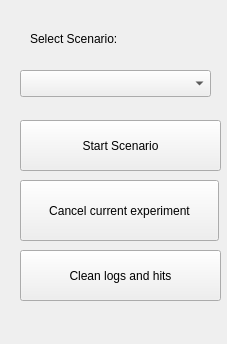
<?xml version="1.0" encoding="UTF-8"?>
<ui version="4.0">
 <class>column</class>
 <widget class="QWizardPage" name="column">
  <property name="geometry">
   <rect>
    <x>0</x>
    <y>0</y>
    <width>227</width>
    <height>344</height>
   </rect>
  </property>
  <property name="windowTitle">
   <string>WizardPage</string>
  </property>
  <widget class="QWidget" name="widget" native="true">
   <property name="geometry">
    <rect>
     <x>10</x>
     <y>10</y>
     <width>211</width>
     <height>311</height>
    </rect>
   </property>
   <widget class="QPushButton" name="pushButton_2">
    <property name="geometry">
     <rect>
      <x>10</x>
      <y>170</y>
      <width>199</width>
      <height>61</height>
     </rect>
    </property>
    <property name="text">
     <string>Cancel current experiment</string>
    </property>
   </widget>
   <widget class="QPushButton" name="pushButton_3">
    <property name="geometry">
     <rect>
      <x>10</x>
      <y>240</y>
      <width>201</width>
      <height>51</height>
     </rect>
    </property>
    <property name="text">
     <string>Clean logs and hits</string>
    </property>
   </widget>
   <widget class="QLabel" name="label">
    <property name="geometry">
     <rect>
      <x>20</x>
      <y>20</y>
      <width>108</width>
      <height>17</height>
     </rect>
    </property>
    <property name="text">
     <string>Select Scenario:</string>
    </property>
   </widget>
   <widget class="QPushButton" name="pushButton">
    <property name="geometry">
     <rect>
      <x>10</x>
      <y>110</y>
      <width>201</width>
      <height>51</height>
     </rect>
    </property>
    <property name="text">
     <string>Start Scenario</string>
    </property>
   </widget>
   <widget class="QComboBox" name="comboBox">
    <property name="geometry">
     <rect>
      <x>10</x>
      <y>60</y>
      <width>191</width>
      <height>27</height>
     </rect>
    </property>
   </widget>
  </widget>
 </widget>
 <resources/>
 <connections/>
</ui>
